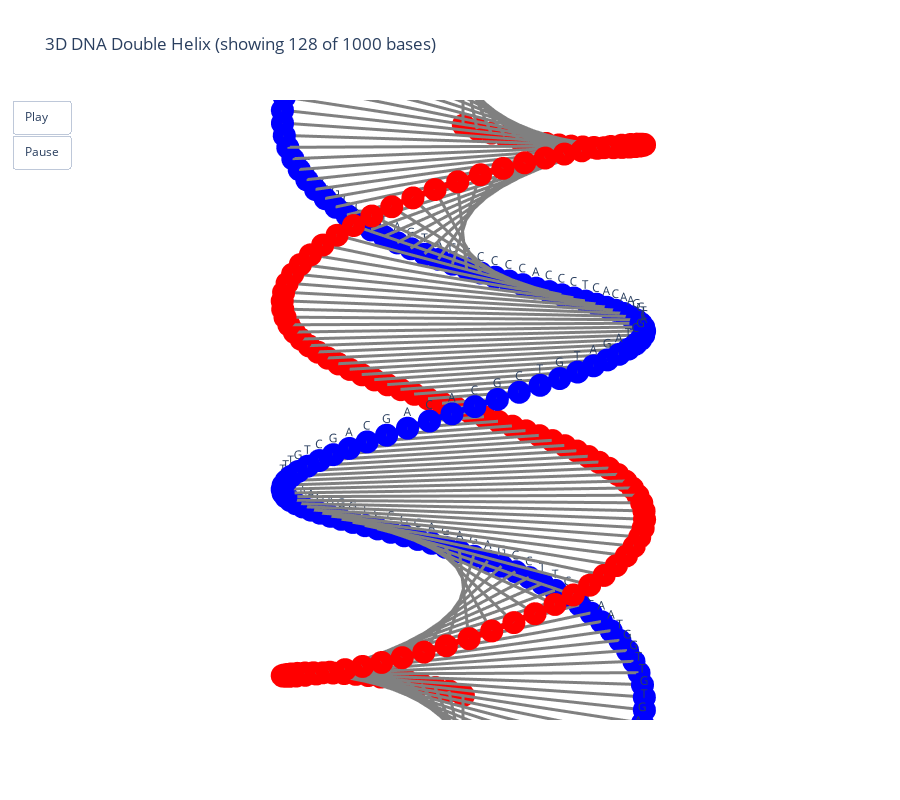

Here is the notebook cell this chart was saved with:
### Code cell
seq = DNASequence(generate_random_sequence(1000))
show_double_helix_3d(seq)

### Figure 1 — Plotly figure (JSON) as saved in the notebook; plotly's stock layout.template omitted (floating-point values rounded to 4 significant figures)
{"data": [{"line": {"color": "blue", "width": 12}, "mode": "lines+markers+text", "name": "Strand 1", "text": ["G", "G", "T", "T", "C", "C", "C", "G", "G", "G", "A", "A", "G", "T", "G", "T", "T", "G", "G", "T", "A", "A", "C", "T", "C", "T", "T", "C", "C", "G", "A", "G", "A", "G", "A", "C", "G", "C", "C", "T", "G", "G", "A", "G", "A", "A", "T", "C", "G", "G", "A", "T", "T", "T", "G", "T", "C", "G", "A", "C", "G", "A", "C", "A", "C", "G", "C", "T", "G", "T", "A", "G", "A", "T", "C", "G", "A", "C", "T", "G", "G", "A", "A", "C", "A", "C", "T", "C", "C", "C", "A", "C", "C", "C", "C", "G", "C", "A", "T", "G", "A", "T", "C", "C", "C", "G", "C", "C", "C", "A", "C", "T", "A", "C", "A", "G", "C", "A", "G", "T", "A", "T", "T", "A", "T", "A", "T", "A"], "textposition": "top center", "type": "scatter3d", "x": [0.5, 0.4976, 0.4902, 0.4781, 0.4613, 0.44, 0.4144, 0.3848, 0.3514, 0.3145, 0.2746, 0.2319, 0.187, 0.1403, 0.09223, 0.04324, -0.006184, -0.05554, -0.1044, -0.1522, -0.1985, -0.2428, -0.2848, -0.324, -0.3601, -0.3926, -0.4212, -0.4458, -0.466, -0.4816, -0.4925, -0.4986, -0.4998, -0.4962, -0.4877, -0.4744, -0.4564, -0.434, -0.4074, -0.3768, -0.3425, -0.3048, -0.2641, -0.2209, -0.1755, -0.1284, -0.08005, -0.0309, 0.01855, 0.06782, 0.1164, 0.1639, 0.2098, 0.2536, 0.2949, 0.3333, 0.3685, 0.4001, 0.4278, 0.4512, 0.4703, 0.4848, 0.4945, 0.4994, 0.4994, 0.4945, 0.4848, 0.4703, 0.4512, 0.4278, 0.4001, 0.3685, 0.3333, 0.2949, 0.2536, 0.2098, 0.1639, 0.1164, 0.06782, 0.01855, -0.0309, -0.08005, -0.1284, -0.1755, -0.2209, -0.2641, -0.3048, -0.3425, -0.3768, -0.4074, -0.434, -0.4564, -0.4744, -0.4877, -0.4962, -0.4998, -0.4986, -0.4925, -0.4816, -0.466, -0.4458, -0.4212, -0.3926, -0.3601, -0.324, -0.2848, -0.2428, -0.1985, -0.1522, -0.1044, -0.05554, -0.006184, 0.04324, 0.09223, 0.1403, 0.187, 0.2319, 0.2746, 0.3145, 0.3514, 0.3848, 0.4144, 0.44, 0.4613, 0.4781, 0.4902, 0.4976, 0.5], "y": [0.0, 0.04939, 0.0983, 0.1463, 0.1928, 0.2374, 0.2797, 0.3193, 0.3557, 0.3887, 0.4179, 0.4429, 0.4637, 0.4799, 0.4914, 0.4981, 0.5, 0.4969, 0.489, 0.4763, 0.4589, 0.4371, 0.411, 0.3808, 0.3469, 0.3097, 0.2694, 0.2264, 0.1813, 0.1344, 0.08615, 0.03707, -0.01237, -0.06168, -0.1104, -0.158, -0.2041, -0.2482, -0.2899, -0.3287, -0.3643, -0.3964, -0.4245, -0.4486, -0.4682, -0.4832, -0.4936, -0.499, -0.4997, -0.4954, -0.4863, -0.4724, -0.4539, -0.4309, -0.4038, -0.3727, -0.3379, -0.2999, -0.2589, -0.2153, -0.1697, -0.1224, -0.07394, -0.02473, 0.02473, 0.07394, 0.1224, 0.1697, 0.2153, 0.2589, 0.2999, 0.3379, 0.3727, 0.4038, 0.4309, 0.4539, 0.4724, 0.4863, 0.4954, 0.4997, 0.499, 0.4936, 0.4832, 0.4682, 0.4486, 0.4245, 0.3964, 0.3643, 0.3287, 0.2899, 0.2482, 0.2041, 0.158, 0.1104, 0.06168, 0.01237, -0.03707, -0.08615, -0.1344, -0.1813, -0.2264, -0.2694, -0.3097, -0.3469, -0.3808, -0.411, -0.4371, -0.4589, -0.4763, -0.489, -0.4969, -0.5, -0.4981, -0.4914, -0.4799, -0.4637, -0.4429, -0.4179, -0.3887, -0.3557, -0.3193, -0.2797, -0.2374, -0.1928, -0.1463, -0.0983, -0.04939, -2.449e-16], "z": [0.0, 5.669, 11.34, 17.01, 22.68, 28.35, 34.02, 39.69, 45.35, 51.02, 56.69, 62.36, 68.03, 73.7, 79.37, 85.04, 90.71, 96.38, 102.0, 107.7, 113.4, 119.1, 124.7, 130.4, 136.1, 141.7, 147.4, 153.1, 158.7, 164.4, 170.1, 175.7, 181.4, 187.1, 192.8, 198.4, 204.1, 209.8, 215.4, 221.1, 226.8, 232.4, 238.1, 243.8, 249.4, 255.1, 260.8, 266.5, 272.1, 277.8, 283.5, 289.1, 294.8, 300.5, 306.1, 311.8, 317.5, 323.1, 328.8, 334.5, 340.2, 345.8, 351.5, 357.2, 362.8, 368.5, 374.2, 379.8, 385.5, 391.2, 396.9, 402.5, 408.2, 413.9, 419.5, 425.2, 430.9, 436.5, 442.2, 447.9, 453.5, 459.2, 464.9, 470.6, 476.2, 481.9, 487.6, 493.2, 498.9, 504.6, 510.2, 515.9, 521.6, 527.2, 532.9, 538.6, 544.3, 549.9, 555.6, 561.3, 566.9, 572.6, 578.3, 583.9, 589.6, 595.3, 600.9, 606.6, 612.3, 618.0, 623.6, 629.3, 635.0, 640.6, 646.3, 652.0, 657.6, 663.3, 669.0, 674.6, 680.3, 686.0, 691.7, 697.3, 703.0, 708.7, 714.3, 720.0]}, {"line": {"color": "red", "width": 12}, "mode": "lines+markers", "name": "Strand 2", "type": "scatter3d", "x": [-0.5, -0.4976, -0.4902, -0.4781, -0.4613, -0.44, -0.4144, -0.3848, -0.3514, -0.3145, -0.2746, -0.2319, -0.187, -0.1403, -0.09223, -0.04324, 0.006184, 0.05554, 0.1044, 0.1522, 0.1985, 0.2428, 0.2848, 0.324, 0.3601, 0.3926, 0.4212, 0.4458, 0.466, 0.4816, 0.4925, 0.4986, 0.4998, 0.4962, 0.4877, 0.4744, 0.4564, 0.434, 0.4074, 0.3768, 0.3425, 0.3048, 0.2641, 0.2209, 0.1755, 0.1284, 0.08005, 0.0309, -0.01855, -0.06782, -0.1164, -0.1639, -0.2098, -0.2536, -0.2949, -0.3333, -0.3685, -0.4001, -0.4278, -0.4512, -0.4703, -0.4848, -0.4945, -0.4994, -0.4994, -0.4945, -0.4848, -0.4703, -0.4512, -0.4278, -0.4001, -0.3685, -0.3333, -0.2949, -0.2536, -0.2098, -0.1639, -0.1164, -0.06782, -0.01855, 0.0309, 0.08005, 0.1284, 0.1755, 0.2209, 0.2641, 0.3048, 0.3425, 0.3768, 0.4074, 0.434, 0.4564, 0.4744, 0.4877, 0.4962, 0.4998, 0.4986, 0.4925, 0.4816, 0.466, 0.4458, 0.4212, 0.3926, 0.3601, 0.324, 0.2848, 0.2428, 0.1985, 0.1522, 0.1044, 0.05554, 0.006184, -0.04324, -0.09223, -0.1403, -0.187, -0.2319, -0.2746, -0.3145, -0.3514, -0.3848, -0.4144, -0.44, -0.4613, -0.4781, -0.4902, -0.4976, -0.5], "y": [6.123e-17, -0.04939, -0.0983, -0.1463, -0.1928, -0.2374, -0.2797, -0.3193, -0.3557, -0.3887, -0.4179, -0.4429, -0.4637, -0.4799, -0.4914, -0.4981, -0.5, -0.4969, -0.489, -0.4763, -0.4589, -0.4371, -0.411, -0.3808, -0.3469, -0.3097, -0.2694, -0.2264, -0.1813, -0.1344, -0.08615, -0.03707, 0.01237, 0.06168, 0.1104, 0.158, 0.2041, 0.2482, 0.2899, 0.3287, 0.3643, 0.3964, 0.4245, 0.4486, 0.4682, 0.4832, 0.4936, 0.499, 0.4997, 0.4954, 0.4863, 0.4724, 0.4539, 0.4309, 0.4038, 0.3727, 0.3379, 0.2999, 0.2589, 0.2153, 0.1697, 0.1224, 0.07394, 0.02473, -0.02473, -0.07394, -0.1224, -0.1697, -0.2153, -0.2589, -0.2999, -0.3379, -0.3727, -0.4038, -0.4309, -0.4539, -0.4724, -0.4863, -0.4954, -0.4997, -0.499, -0.4936, -0.4832, -0.4682, -0.4486, -0.4245, -0.3964, -0.3643, -0.3287, -0.2899, -0.2482, -0.2041, -0.158, -0.1104, -0.06168, -0.01237, 0.03707, 0.08615, 0.1344, 0.1813, 0.2264, 0.2694, 0.3097, 0.3469, 0.3808, 0.411, 0.4371, 0.4589, 0.4763, 0.489, 0.4969, 0.5, 0.4981, 0.4914, 0.4799, 0.4637, 0.4429, 0.4179, 0.3887, 0.3557, 0.3193, 0.2797, 0.2374, 0.1928, 0.1463, 0.0983, 0.04939, 3.062e-16], "z": [0.0, 5.669, 11.34, 17.01, 22.68, 28.35, 34.02, 39.69, 45.35, 51.02, 56.69, 62.36, 68.03, 73.7, 79.37, 85.04, 90.71, 96.38, 102.0, 107.7, 113.4, 119.1, 124.7, 130.4, 136.1, 141.7, 147.4, 153.1, 158.7, 164.4, 170.1, 175.7, 181.4, 187.1, 192.8, 198.4, 204.1, 209.8, 215.4, 221.1, 226.8, 232.4, 238.1, 243.8, 249.4, 255.1, 260.8, 266.5, 272.1, 277.8, 283.5, 289.1, 294.8, 300.5, 306.1, 311.8, 317.5, 323.1, 328.8, 334.5, 340.2, 345.8, 351.5, 357.2, 362.8, 368.5, 374.2, 379.8, 385.5, 391.2, 396.9, 402.5, 408.2, 413.9, 419.5, 425.2, 430.9, 436.5, 442.2, 447.9, 453.5, 459.2, 464.9, 470.6, 476.2, 481.9, 487.6, 493.2, 498.9, 504.6, 510.2, 515.9, 521.6, 527.2, 532.9, 538.6, 544.3, 549.9, 555.6, 561.3, 566.9, 572.6, 578.3, 583.9, 589.6, 595.3, 600.9, 606.6, 612.3, 618.0, 623.6, 629.3, 635.0, 640.6, 646.3, 652.0, 657.6, 663.3, 669.0, 674.6, 680.3, 686.0, 691.7, 697.3, 703.0, 708.7, 714.3, 720.0]}, {"line": {"color": "gray", "width": 6}, "mode": "lines", "showlegend": false, "type": "scatter3d", "x": [0.5, -0.5], "y": [0, 6.123e-17], "z": [0, 0]}, {"line": {"color": "gray", "width": 6}, "mode": "lines", "showlegend": false, "type": "scatter3d", "x": [0.4976, -0.4976], "y": [0.04939, -0.04939], "z": [5.669, 5.669]}, {"line": {"color": "gray", "width": 6}, "mode": "lines", "showlegend": false, "type": "scatter3d", "x": [0.4902, -0.4902], "y": [0.0983, -0.0983], "z": [11.34, 11.34]}, {"line": {"color": "gray", "width": 6}, "mode": "lines", "showlegend": false, "type": "scatter3d", "x": [0.4781, -0.4781], "y": [0.1463, -0.1463], "z": [17.01, 17.01]}, {"line": {"color": "gray", "width": 6}, "mode": "lines", "showlegend": false, "type": "scatter3d", "x": [0.4613, -0.4613], "y": [0.1928, -0.1928], "z": [22.68, 22.68]}, {"line": {"color": "gray", "width": 6}, "mode": "lines", "showlegend": false, "type": "scatter3d", "x": [0.44, -0.44], "y": [0.2374, -0.2374], "z": [28.35, 28.35]}, {"line": {"color": "gray", "width": 6}, "mode": "lines", "showlegend": false, "type": "scatter3d", "x": [0.4144, -0.4144], "y": [0.2797, -0.2797], "z": [34.02, 34.02]}, {"line": {"color": "gray", "width": 6}, "mode": "lines", "showlegend": false, "type": "scatter3d", "x": [0.3848, -0.3848], "y": [0.3193, -0.3193], "z": [39.69, 39.69]}, {"line": {"color": "gray", "width": 6}, "mode": "lines", "showlegend": false, "type": "scatter3d", "x": [0.3514, -0.3514], "y": [0.3557, -0.3557], "z": [45.35, 45.35]}, {"line": {"color": "gray", "width": 6}, "mode": "lines", "showlegend": false, "type": "scatter3d", "x": [0.3145, -0.3145], "y": [0.3887, -0.3887], "z": [51.02, 51.02]}, {"line": {"color": "gray", "width": 6}, "mode": "lines", "showlegend": false, "type": "scatter3d", "x": [0.2746, -0.2746], "y": [0.4179, -0.4179], "z": [56.69, 56.69]}, {"line": {"color": "gray", "width": 6}, "mode": "lines", "showlegend": false, "type": "scatter3d", "x": [0.2319, -0.2319], "y": [0.4429, -0.4429], "z": [62.36, 62.36]}, {"line": {"color": "gray", "width": 6}, "mode": "lines", "showlegend": false, "type": "scatter3d", "x": [0.187, -0.187], "y": [0.4637, -0.4637], "z": [68.03, 68.03]}, {"line": {"color": "gray", "width": 6}, "mode": "lines", "showlegend": false, "type": "scatter3d", "x": [0.1403, -0.1403], "y": [0.4799, -0.4799], "z": [73.7, 73.7]}, {"line": {"color": "gray", "width": 6}, "mode": "lines", "showlegend": false, "type": "scatter3d", "x": [0.09223, -0.09223], "y": [0.4914, -0.4914], "z": [79.37, 79.37]}, {"line": {"color": "gray", "width": 6}, "mode": "lines", "showlegend": false, "type": "scatter3d", "x": [0.04324, -0.04324], "y": [0.4981, -0.4981], "z": [85.04, 85.04]}, {"line": {"color": "gray", "width": 6}, "mode": "lines", "showlegend": false, "type": "scatter3d", "x": [-0.006184, 0.006184], "y": [0.5, -0.5], "z": [90.71, 90.71]}, {"line": {"color": "gray", "width": 6}, "mode": "lines", "showlegend": false, "type": "scatter3d", "x": [-0.05554, 0.05554], "y": [0.4969, -0.4969], "z": [96.38, 96.38]}, {"line": {"color": "gray", "width": 6}, "mode": "lines", "showlegend": false, "type": "scatter3d", "x": [-0.1044, 0.1044], "y": [0.489, -0.489], "z": [102.0, 102.0]}, {"line": {"color": "gray", "width": 6}, "mode": "lines", "showlegend": false, "type": "scatter3d", "x": [-0.1522, 0.1522], "y": [0.4763, -0.4763], "z": [107.7, 107.7]}, {"line": {"color": "gray", "width": 6}, "mode": "lines", "showlegend": false, "type": "scatter3d", "x": [-0.1985, 0.1985], "y": [0.4589, -0.4589], "z": [113.4, 113.4]}, {"line": {"color": "gray", "width": 6}, "mode": "lines", "showlegend": false, "type": "scatter3d", "x": [-0.2428, 0.2428], "y": [0.4371, -0.4371], "z": [119.1, 119.1]}, {"line": {"color": "gray", "width": 6}, "mode": "lines", "showlegend": false, "type": "scatter3d", "x": [-0.2848, 0.2848], "y": [0.411, -0.411], "z": [124.7, 124.7]}, {"line": {"color": "gray", "width": 6}, "mode": "lines", "showlegend": false, "type": "scatter3d", "x": [-0.324, 0.324], "y": [0.3808, -0.3808], "z": [130.4, 130.4]}, {"line": {"color": "gray", "width": 6}, "mode": "lines", "showlegend": false, "type": "scatter3d", "x": [-0.3601, 0.3601], "y": [0.3469, -0.3469], "z": [136.1, 136.1]}, {"line": {"color": "gray", "width": 6}, "mode": "lines", "showlegend": false, "type": "scatter3d", "x": [-0.3926, 0.3926], "y": [0.3097, -0.3097], "z": [141.7, 141.7]}, {"line": {"color": "gray", "width": 6}, "mode": "lines", "showlegend": false, "type": "scatter3d", "x": [-0.4212, 0.4212], "y": [0.2694, -0.2694], "z": [147.4, 147.4]}, {"line": {"color": "gray", "width": 6}, "mode": "lines", "showlegend": false, "type": "scatter3d", "x": [-0.4458, 0.4458], "y": [0.2264, -0.2264], "z": [153.1, 153.1]}, {"line": {"color": "gray", "width": 6}, "mode": "lines", "showlegend": false, "type": "scatter3d", "x": [-0.466, 0.466], "y": [0.1813, -0.1813], "z": [158.7, 158.7]}, {"line": {"color": "gray", "width": 6}, "mode": "lines", "showlegend": false, "type": "scatter3d", "x": [-0.4816, 0.4816], "y": [0.1344, -0.1344], "z": [164.4, 164.4]}, {"line": {"color": "gray", "width": 6}, "mode": "lines", "showlegend": false, "type": "scatter3d", "x": [-0.4925, 0.4925], "y": [0.08615, -0.08615], "z": [170.1, 170.1]}, {"line": {"color": "gray", "width": 6}, "mode": "lines", "showlegend": false, "type": "scatter3d", "x": [-0.4986, 0.4986], "y": [0.03707, -0.03707], "z": [175.7, 175.7]}, {"line": {"color": "gray", "width": 6}, "mode": "lines", "showlegend": false, "type": "scatter3d", "x": [-0.4998, 0.4998], "y": [-0.01237, 0.01237], "z": [181.4, 181.4]}, {"line": {"color": "gray", "width": 6}, "mode": "lines", "showlegend": false, "type": "scatter3d", "x": [-0.4962, 0.4962], "y": [-0.06168, 0.06168], "z": [187.1, 187.1]}, {"line": {"color": "gray", "width": 6}, "mode": "lines", "showlegend": false, "type": "scatter3d", "x": [-0.4877, 0.4877], "y": [-0.1104, 0.1104], "z": [192.8, 192.8]}, {"line": {"color": "gray", "width": 6}, "mode": "lines", "showlegend": false, "type": "scatter3d", "x": [-0.4744, 0.4744], "y": [-0.158, 0.158], "z": [198.4, 198.4]}, {"line": {"color": "gray", "width": 6}, "mode": "lines", "showlegend": false, "type": "scatter3d", "x": [-0.4564, 0.4564], "y": [-0.2041, 0.2041], "z": [204.1, 204.1]}, {"line": {"color": "gray", "width": 6}, "mode": "lines", "showlegend": false, "type": "scatter3d", "x": [-0.434, 0.434], "y": [-0.2482, 0.2482], "z": [209.8, 209.8]}, {"line": {"color": "gray", "width": 6}, "mode": "lines", "showlegend": false, "type": "scatter3d", "x": [-0.4074, 0.4074], "y": [-0.2899, 0.2899], "z": [215.4, 215.4]}, {"line": {"color": "gray", "width": 6}, "mode": "lines", "showlegend": false, "type": "scatter3d", "x": [-0.3768, 0.3768], "y": [-0.3287, 0.3287], "z": [221.1, 221.1]}, {"line": {"color": "gray", "width": 6}, "mode": "lines", "showlegend": false, "type": "scatter3d", "x": [-0.3425, 0.3425], "y": [-0.3643, 0.3643], "z": [226.8, 226.8]}, {"line": {"color": "gray", "width": 6}, "mode": "lines", "showlegend": false, "type": "scatter3d", "x": [-0.3048, 0.3048], "y": [-0.3964, 0.3964], "z": [232.4, 232.4]}, {"line": {"color": "gray", "width": 6}, "mode": "lines", "showlegend": false, "type": "scatter3d", "x": [-0.2641, 0.2641], "y": [-0.4245, 0.4245], "z": [238.1, 238.1]}, {"line": {"color": "gray", "width": 6}, "mode": "lines", "showlegend": false, "type": "scatter3d", "x": [-0.2209, 0.2209], "y": [-0.4486, 0.4486], "z": [243.8, 243.8]}, {"line": {"color": "gray", "width": 6}, "mode": "lines", "showlegend": false, "type": "scatter3d", "x": [-0.1755, 0.1755], "y": [-0.4682, 0.4682], "z": [249.4, 249.4]}, {"line": {"color": "gray", "width": 6}, "mode": "lines", "showlegend": false, "type": "scatter3d", "x": [-0.1284, 0.1284], "y": [-0.4832, 0.4832], "z": [255.1, 255.1]}, {"line": {"color": "gray", "width": 6}, "mode": "lines", "showlegend": false, "type": "scatter3d", "x": [-0.08005, 0.08005], "y": [-0.4936, 0.4936], "z": [260.8, 260.8]}, {"line": {"color": "gray", "width": 6}, "mode": "lines", "showlegend": false, "type": "scatter3d", "x": [-0.0309, 0.0309], "y": [-0.499, 0.499], "z": [266.5, 266.5]}, {"line": {"color": "gray", "width": 6}, "mode": "lines", "showlegend": false, "type": "scatter3d", "x": [0.01855, -0.01855], "y": [-0.4997, 0.4997], "z": [272.1, 272.1]}, {"line": {"color": "gray", "width": 6}, "mode": "lines", "showlegend": false, "type": "scatter3d", "x": [0.06782, -0.06782], "y": [-0.4954, 0.4954], "z": [277.8, 277.8]}, {"line": {"color": "gray", "width": 6}, "mode": "lines", "showlegend": false, "type": "scatter3d", "x": [0.1164, -0.1164], "y": [-0.4863, 0.4863], "z": [283.5, 283.5]}, {"line": {"color": "gray", "width": 6}, "mode": "lines", "showlegend": false, "type": "scatter3d", "x": [0.1639, -0.1639], "y": [-0.4724, 0.4724], "z": [289.1, 289.1]}, {"line": {"color": "gray", "width": 6}, "mode": "lines", "showlegend": false, "type": "scatter3d", "x": [0.2098, -0.2098], "y": [-0.4539, 0.4539], "z": [294.8, 294.8]}, {"line": {"color": "gray", "width": 6}, "mode": "lines", "showlegend": false, "type": "scatter3d", "x": [0.2536, -0.2536], "y": [-0.4309, 0.4309], "z": [300.5, 300.5]}, {"line": {"color": "gray", "width": 6}, "mode": "lines", "showlegend": false, "type": "scatter3d", "x": [0.2949, -0.2949], "y": [-0.4038, 0.4038], "z": [306.1, 306.1]}, {"line": {"color": "gray", "width": 6}, "mode": "lines", "showlegend": false, "type": "scatter3d", "x": [0.3333, -0.3333], "y": [-0.3727, 0.3727], "z": [311.8, 311.8]}, {"line": {"color": "gray", "width": 6}, "mode": "lines", "showlegend": false, "type": "scatter3d", "x": [0.3685, -0.3685], "y": [-0.3379, 0.3379], "z": [317.5, 317.5]}, {"line": {"color": "gray", "width": 6}, "mode": "lines", "showlegend": false, "type": "scatter3d", "x": [0.4001, -0.4001], "y": [-0.2999, 0.2999], "z": [323.1, 323.1]}, {"line": {"color": "gray", "width": 6}, "mode": "lines", "showlegend": false, "type": "scatter3d", "x": [0.4278, -0.4278], "y": [-0.2589, 0.2589], "z": [328.8, 328.8]}, {"line": {"color": "gray", "width": 6}, "mode": "lines", "showlegend": false, "type": "scatter3d", "x": [0.4512, -0.4512], "y": [-0.2153, 0.2153], "z": [334.5, 334.5]}, {"line": {"color": "gray", "width": 6}, "mode": "lines", "showlegend": false, "type": "scatter3d", "x": [0.4703, -0.4703], "y": [-0.1697, 0.1697], "z": [340.2, 340.2]}, {"line": {"color": "gray", "width": 6}, "mode": "lines", "showlegend": false, "type": "scatter3d", "x": [0.4848, -0.4848], "y": [-0.1224, 0.1224], "z": [345.8, 345.8]}, {"line": {"color": "gray", "width": 6}, "mode": "lines", "showlegend": false, "type": "scatter3d", "x": [0.4945, -0.4945], "y": [-0.07394, 0.07394], "z": [351.5, 351.5]}, {"line": {"color": "gray", "width": 6}, "mode": "lines", "showlegend": false, "type": "scatter3d", "x": [0.4994, -0.4994], "y": [-0.02473, 0.02473], "z": [357.2, 357.2]}, {"line": {"color": "gray", "width": 6}, "mode": "lines", "showlegend": false, "type": "scatter3d", "x": [0.4994, -0.4994], "y": [0.02473, -0.02473], "z": [362.8, 362.8]}, {"line": {"color": "gray", "width": 6}, "mode": "lines", "showlegend": false, "type": "scatter3d", "x": [0.4945, -0.4945], "y": [0.07394, -0.07394], "z": [368.5, 368.5]}, {"line": {"color": "gray", "width": 6}, "mode": "lines", "showlegend": false, "type": "scatter3d", "x": [0.4848, -0.4848], "y": [0.1224, -0.1224], "z": [374.2, 374.2]}, {"line": {"color": "gray", "width": 6}, "mode": "lines", "showlegend": false, "type": "scatter3d", "x": [0.4703, -0.4703], "y": [0.1697, -0.1697], "z": [379.8, 379.8]}, {"line": {"color": "gray", "width": 6}, "mode": "lines", "showlegend": false, "type": "scatter3d", "x": [0.4512, -0.4512], "y": [0.2153, -0.2153], "z": [385.5, 385.5]}, {"line": {"color": "gray", "width": 6}, "mode": "lines", "showlegend": false, "type": "scatter3d", "x": [0.4278, -0.4278], "y": [0.2589, -0.2589], "z": [391.2, 391.2]}, {"line": {"color": "gray", "width": 6}, "mode": "lines", "showlegend": false, "type": "scatter3d", "x": [0.4001, -0.4001], "y": [0.2999, -0.2999], "z": [396.9, 396.9]}, {"line": {"color": "gray", "width": 6}, "mode": "lines", "showlegend": false, "type": "scatter3d", "x": [0.3685, -0.3685], "y": [0.3379, -0.3379], "z": [402.5, 402.5]}, {"line": {"color": "gray", "width": 6}, "mode": "lines", "showlegend": false, "type": "scatter3d", "x": [0.3333, -0.3333], "y": [0.3727, -0.3727], "z": [408.2, 408.2]}, {"line": {"color": "gray", "width": 6}, "mode": "lines", "showlegend": false, "type": "scatter3d", "x": [0.2949, -0.2949], "y": [0.4038, -0.4038], "z": [413.9, 413.9]}, {"line": {"color": "gray", "width": 6}, "mode": "lines", "showlegend": false, "type": "scatter3d", "x": [0.2536, -0.2536], "y": [0.4309, -0.4309], "z": [419.5, 419.5]}, {"line": {"color": "gray", "width": 6}, "mode": "lines", "showlegend": false, "type": "scatter3d", "x": [0.2098, -0.2098], "y": [0.4539, -0.4539], "z": [425.2, 425.2]}, {"line": {"color": "gray", "width": 6}, "mode": "lines", "showlegend": false, "type": "scatter3d", "x": [0.1639, -0.1639], "y": [0.4724, -0.4724], "z": [430.9, 430.9]}, {"line": {"color": "gray", "width": 6}, "mode": "lines", "showlegend": false, "type": "scatter3d", "x": [0.1164, -0.1164], "y": [0.4863, -0.4863], "z": [436.5, 436.5]}, {"line": {"color": "gray", "width": 6}, "mode": "lines", "showlegend": false, "type": "scatter3d", "x": [0.06782, -0.06782], "y": [0.4954, -0.4954], "z": [442.2, 442.2]}, {"line": {"color": "gray", "width": 6}, "mode": "lines", "showlegend": false, "type": "scatter3d", "x": [0.01855, -0.01855], "y": [0.4997, -0.4997], "z": [447.9, 447.9]}, {"line": {"color": "gray", "width": 6}, "mode": "lines", "showlegend": false, "type": "scatter3d", "x": [-0.0309, 0.0309], "y": [0.499, -0.499], "z": [453.5, 453.5]}, {"line": {"color": "gray", "width": 6}, "mode": "lines", "showlegend": false, "type": "scatter3d", "x": [-0.08005, 0.08005], "y": [0.4936, -0.4936], "z": [459.2, 459.2]}, {"line": {"color": "gray", "width": 6}, "mode": "lines", "showlegend": false, "type": "scatter3d", "x": [-0.1284, 0.1284], "y": [0.4832, -0.4832], "z": [464.9, 464.9]}, {"line": {"color": "gray", "width": 6}, "mode": "lines", "showlegend": false, "type": "scatter3d", "x": [-0.1755, 0.1755], "y": [0.4682, -0.4682], "z": [470.6, 470.6]}, {"line": {"color": "gray", "width": 6}, "mode": "lines", "showlegend": false, "type": "scatter3d", "x": [-0.2209, 0.2209], "y": [0.4486, -0.4486], "z": [476.2, 476.2]}, {"line": {"color": "gray", "width": 6}, "mode": "lines", "showlegend": false, "type": "scatter3d", "x": [-0.2641, 0.2641], "y": [0.4245, -0.4245], "z": [481.9, 481.9]}, {"line": {"color": "gray", "width": 6}, "mode": "lines", "showlegend": false, "type": "scatter3d", "x": [-0.3048, 0.3048], "y": [0.3964, -0.3964], "z": [487.6, 487.6]}, {"line": {"color": "gray", "width": 6}, "mode": "lines", "showlegend": false, "type": "scatter3d", "x": [-0.3425, 0.3425], "y": [0.3643, -0.3643], "z": [493.2, 493.2]}, {"line": {"color": "gray", "width": 6}, "mode": "lines", "showlegend": false, "type": "scatter3d", "x": [-0.3768, 0.3768], "y": [0.3287, -0.3287], "z": [498.9, 498.9]}, {"line": {"color": "gray", "width": 6}, "mode": "lines", "showlegend": false, "type": "scatter3d", "x": [-0.4074, 0.4074], "y": [0.2899, -0.2899], "z": [504.6, 504.6]}, {"line": {"color": "gray", "width": 6}, "mode": "lines", "showlegend": false, "type": "scatter3d", "x": [-0.434, 0.434], "y": [0.2482, -0.2482], "z": [510.2, 510.2]}, {"line": {"color": "gray", "width": 6}, "mode": "lines", "showlegend": false, "type": "scatter3d", "x": [-0.4564, 0.4564], "y": [0.2041, -0.2041], "z": [515.9, 515.9]}, {"line": {"color": "gray", "width": 6}, "mode": "lines", "showlegend": false, "type": "scatter3d", "x": [-0.4744, 0.4744], "y": [0.158, -0.158], "z": [521.6, 521.6]}, {"line": {"color": "gray", "width": 6}, "mode": "lines", "showlegend": false, "type": "scatter3d", "x": [-0.4877, 0.4877], "y": [0.1104, -0.1104], "z": [527.2, 527.2]}, {"line": {"color": "gray", "width": 6}, "mode": "lines", "showlegend": false, "type": "scatter3d", "x": [-0.4962, 0.4962], "y": [0.06168, -0.06168], "z": [532.9, 532.9]}, {"line": {"color": "gray", "width": 6}, "mode": "lines", "showlegend": false, "type": "scatter3d", "x": [-0.4998, 0.4998], "y": [0.01237, -0.01237], "z": [538.6, 538.6]}, {"line": {"color": "gray", "width": 6}, "mode": "lines", "showlegend": false, "type": "scatter3d", "x": [-0.4986, 0.4986], "y": [-0.03707, 0.03707], "z": [544.3, 544.3]}, {"line": {"color": "gray", "width": 6}, "mode": "lines", "showlegend": false, "type": "scatter3d", "x": [-0.4925, 0.4925], "y": [-0.08615, 0.08615], "z": [549.9, 549.9]}, {"line": {"color": "gray", "width": 6}, "mode": "lines", "showlegend": false, "type": "scatter3d", "x": [-0.4816, 0.4816], "y": [-0.1344, 0.1344], "z": [555.6, 555.6]}, {"line": {"color": "gray", "width": 6}, "mode": "lines", "showlegend": false, "type": "scatter3d", "x": [-0.466, 0.466], "y": [-0.1813, 0.1813], "z": [561.3, 561.3]}, {"line": {"color": "gray", "width": 6}, "mode": "lines", "showlegend": false, "type": "scatter3d", "x": [-0.4458, 0.4458], "y": [-0.2264, 0.2264], "z": [566.9, 566.9]}, {"line": {"color": "gray", "width": 6}, "mode": "lines", "showlegend": false, "type": "scatter3d", "x": [-0.4212, 0.4212], "y": [-0.2694, 0.2694], "z": [572.6, 572.6]}, {"line": {"color": "gray", "width": 6}, "mode": "lines", "showlegend": false, "type": "scatter3d", "x": [-0.3926, 0.3926], "y": [-0.3097, 0.3097], "z": [578.3, 578.3]}, {"line": {"color": "gray", "width": 6}, "mode": "lines", "showlegend": false, "type": "scatter3d", "x": [-0.3601, 0.3601], "y": [-0.3469, 0.3469], "z": [583.9, 583.9]}, {"line": {"color": "gray", "width": 6}, "mode": "lines", "showlegend": false, "type": "scatter3d", "x": [-0.324, 0.324], "y": [-0.3808, 0.3808], "z": [589.6, 589.6]}, {"line": {"color": "gray", "width": 6}, "mode": "lines", "showlegend": false, "type": "scatter3d", "x": [-0.2848, 0.2848], "y": [-0.411, 0.411], "z": [595.3, 595.3]}, {"line": {"color": "gray", "width": 6}, "mode": "lines", "showlegend": false, "type": "scatter3d", "x": [-0.2428, 0.2428], "y": [-0.4371, 0.4371], "z": [600.9, 600.9]}, {"line": {"color": "gray", "width": 6}, "mode": "lines", "showlegend": false, "type": "scatter3d", "x": [-0.1985, 0.1985], "y": [-0.4589, 0.4589], "z": [606.6, 606.6]}, {"line": {"color": "gray", "width": 6}, "mode": "lines", "showlegend": false, "type": "scatter3d", "x": [-0.1522, 0.1522], "y": [-0.4763, 0.4763], "z": [612.3, 612.3]}, {"line": {"color": "gray", "width": 6}, "mode": "lines", "showlegend": false, "type": "scatter3d", "x": [-0.1044, 0.1044], "y": [-0.489, 0.489], "z": [618.0, 618.0]}, {"line": {"color": "gray", "width": 6}, "mode": "lines", "showlegend": false, "type": "scatter3d", "x": [-0.05554, 0.05554], "y": [-0.4969, 0.4969], "z": [623.6, 623.6]}, {"line": {"color": "gray", "width": 6}, "mode": "lines", "showlegend": false, "type": "scatter3d", "x": [-0.006184, 0.006184], "y": [-0.5, 0.5], "z": [629.3, 629.3]}, {"line": {"color": "gray", "width": 6}, "mode": "lines", "showlegend": false, "type": "scatter3d", "x": [0.04324, -0.04324], "y": [-0.4981, 0.4981], "z": [635.0, 635.0]}, {"line": {"color": "gray", "width": 6}, "mode": "lines", "showlegend": false, "type": "scatter3d", "x": [0.09223, -0.09223], "y": [-0.4914, 0.4914], "z": [640.6, 640.6]}, {"line": {"color": "gray", "width": 6}, "mode": "lines", "showlegend": false, "type": "scatter3d", "x": [0.1403, -0.1403], "y": [-0.4799, 0.4799], "z": [646.3, 646.3]}, {"line": {"color": "gray", "width": 6}, "mode": "lines", "showlegend": false, "type": "scatter3d", "x": [0.187, -0.187], "y": [-0.4637, 0.4637], "z": [652.0, 652.0]}, {"line": {"color": "gray", "width": 6}, "mode": "lines", "showlegend": false, "type": "scatter3d", "x": [0.2319, -0.2319], "y": [-0.4429, 0.4429], "z": [657.6, 657.6]}, {"line": {"color": "gray", "width": 6}, "mode": "lines", "showlegend": false, "type": "scatter3d", "x": [0.2746, -0.2746], "y": [-0.4179, 0.4179], "z": [663.3, 663.3]}, {"line": {"color": "gray", "width": 6}, "mode": "lines", "showlegend": false, "type": "scatter3d", "x": [0.3145, -0.3145], "y": [-0.3887, 0.3887], "z": [669.0, 669.0]}, {"line": {"color": "gray", "width": 6}, "mode": "lines", "showlegend": false, "type": "scatter3d", "x": [0.3514, -0.3514], "y": [-0.3557, 0.3557], "z": [674.6, 674.6]}, {"line": {"color": "gray", "width": 6}, "mode": "lines", "showlegend": false, "type": "scatter3d", "x": [0.3848, -0.3848], "y": [-0.3193, 0.3193], "z": [680.3, 680.3]}, {"line": {"color": "gray", "width": 6}, "mode": "lines", "showlegend": false, "type": "scatter3d", "x": [0.4144, -0.4144], "y": [-0.2797, 0.2797], "z": [686.0, 686.0]}, {"line": {"color": "gray", "width": 6}, "mode": "lines", "showlegend": false, "type": "scatter3d", "x": [0.44, -0.44], "y": [-0.2374, 0.2374], "z": [691.7, 691.7]}, {"line": {"color": "gray", "width": 6}, "mode": "lines", "showlegend": false, "type": "scatter3d", "x": [0.4613, -0.4613], "y": [-0.1928, 0.1928], "z": [697.3, 697.3]}, {"line": {"color": "gray", "width": 6}, "mode": "lines", "showlegend": false, "type": "scatter3d", "x": [0.4781, -0.4781], "y": [-0.1463, 0.1463], "z": [703.0, 703.0]}, {"line": {"color": "gray", "width": 6}, "mode": "lines", "showlegend": false, "type": "scatter3d", "x": [0.4902, -0.4902], "y": [-0.0983, 0.0983], "z": [708.7, 708.7]}, {"line": {"color": "gray", "width": 6}, "mode": "lines", "showlegend": false, "type": "scatter3d", "x": [0.4976, -0.4976], "y": [-0.04939, 0.04939], "z": [714.3, 714.3]}, {"line": {"color": "gray", "width": 6}, "mode": "lines", "showlegend": false, "type": "scatter3d", "x": [0.5, -0.5], "y": [-2.449e-16, 3.062e-16], "z": [720, 720]}], "layout": {"height": 800, "scene": {"aspectratio": {"x": 1, "y": 1, "z": 2}, "camera": {"eye": {"x": 2, "y": 0, "z": 0}}, "xaxis": {"visible": false}, "yaxis": {"visible": false}, "zaxis": {"visible": false}}, "showlegend": false, "title": {"text": "3D DNA Double Helix (showing 128 of 1000 bases)"}, "updatemenus": [{"buttons": [{"args": [null, {"frame": {"duration": 60, "redraw": true}}], "label": "Play", "method": "animate"}, {"args": [[null], {"frame": {"duration": 0, "redraw": false}, "mode": "immediate"}], "label": "Pause", "method": "animate"}], "showactive": false, "type": "buttons"}]}}
